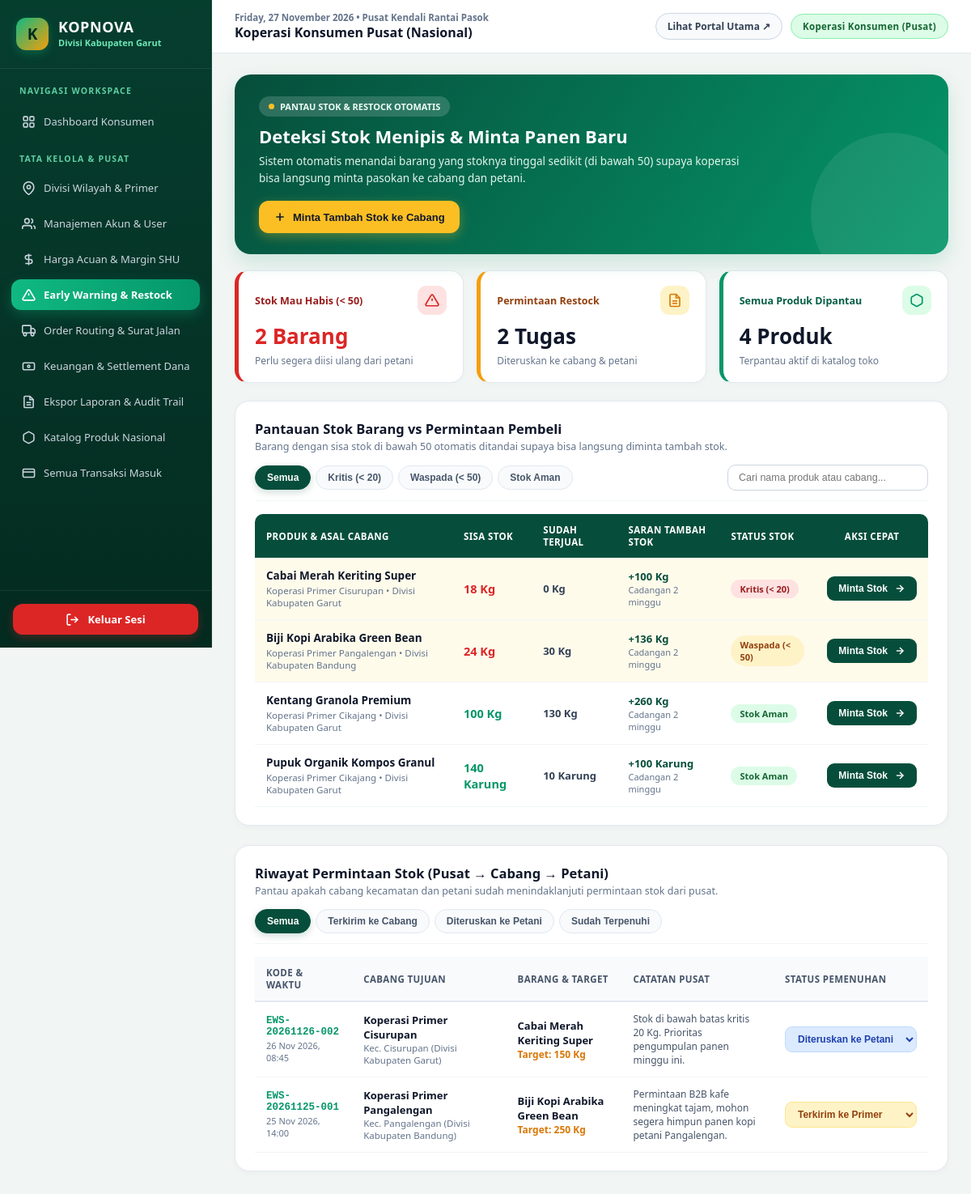
The app's page /modules/early_warning/index.php (signed in) with its own data.
### tables this page shows
CREATE TABLE `produk_etalase` (
  `id_produk` int(11) NOT NULL,
  `id_divisi` int(11) NOT NULL,
  `id_primer` int(11) NOT NULL,
  `kode_produk` varchar(20) NOT NULL,
  `nama_produk` varchar(100) NOT NULL,
  `kategori` enum('Komoditas Tanaman','Saprodi','Alsintan','Produk Olahan','Produk Lainnya') NOT NULL,
  `harga_jual` decimal(12,2) NOT NULL,
  `stok` int(11) NOT NULL DEFAULT 0,
  `satuan` varchar(20) NOT NULL,
  `foto_produk` varchar(255) DEFAULT 'default.jpg',
  `deskripsi` text DEFAULT NULL,
  `created_at` timestamp NOT NULL DEFAULT current_timestamp()
);

CREATE TABLE `koperasi_primer` (
  `id_primer` int(11) NOT NULL,
  `id_divisi` int(11) NOT NULL,
  `kode_primer` varchar(20) NOT NULL,
  `nama_koperasi` varchar(100) NOT NULL,
  `kecamatan` varchar(100) NOT NULL,
  `ketua_koperasi` varchar(100) NOT NULL
);

CREATE TABLE `divisi_wilayah` (
  `id_divisi` int(11) NOT NULL,
  `kode_divisi` varchar(20) NOT NULL,
  `nama_divisi` varchar(100) NOT NULL,
  `provinsi` varchar(100) NOT NULL,
  `created_at` timestamp NOT NULL DEFAULT current_timestamp()
);

CREATE TABLE `instruksi_pasokan` (
  `id_instruksi` int(11) NOT NULL,
  `kode_instruksi` varchar(30) NOT NULL,
  `id_primer` int(11) NOT NULL,
  `nama_komoditas` varchar(100) NOT NULL,
  `kategori` enum('Komoditas Tanaman','Saprodi','Alsintan','Produk Olahan','Produk Lainnya') NOT NULL,
  `target_jumlah` int(11) NOT NULL,
  `satuan` varchar(20) NOT NULL,
  `tingkat_urgensi` enum('Kritis (< 20)','Waspada (< 50)','Prediksi Musiman') DEFAULT 'Waspada (< 50)',
  `catatan_pusat` text DEFAULT NULL,
  `status_instruksi` enum('Terkirim ke Primer','Diteruskan ke Petani','Terpenuhi') DEFAULT 'Terkirim ke Primer',
  `created_at` datetime DEFAULT current_timestamp()
);

### modules/early_warning/index.php (the view, shortened to what the rows shown need)
<?php
require_once '../../includes/header.php';
require_once '../../includes/sidebar.php';
if (in_array($role, ['primer', 'petani'], true)) {
    $stmtProd = $pdo->prepare("SELECT pr.*, kp.nama_koperasi, kp.kecamatan, d.nama_divisi,
                               COALESCE((SELECT SUM(oi.qty) FROM order_items oi WHERE oi.id_produk = pr.id_produk), 0) AS total_terjual
                               FROM produk_etalase pr
                               JOIN koperasi_primer kp ON pr.id_primer = kp.id_primer
                               JOIN divisi_wilayah d ON pr.id_divisi = d.id_divisi
                               WHERE pr.id_primer = ?
                               ORDER BY pr.stok ASC, total_terjual DESC");
    $stmtProd->execute([(int)($user['id_primer'] ?? 0)]);
    $produk_analisis = $stmtProd->fetchAll();
} else {
    $produk_analisis = $pdo->query("SELECT pr.*, kp.nama_koperasi, kp.kecamatan, d.nama_divisi,
                                    COALESCE((SELECT SUM(oi.qty) FROM order_items oi WHERE oi.id_produk = pr.id_produk), 0) AS total_terjual
                                    FROM produk_etalase pr
                                    JOIN koperasi_primer kp ON pr.id_primer = kp.id_primer
                                    JOIN divisi_wilayah d ON pr.id_divisi = d.id_divisi
                                    ORDER BY pr.stok ASC, total_terjual DESC")->fetchAll();
}
if (in_array($role, ['primer', 'petani'], true)) {
    $stmtIns = $pdo->prepare("SELECT ip.*, kp.nama_koperasi, kp.kecamatan, d.nama_divisi
                              FROM instruksi_pasokan ip
                              JOIN koperasi_primer kp ON ip.id_primer = kp.id_primer
                              JOIN divisi_wilayah d ON kp.id_divisi = d.id_divisi
                              WHERE ip.id_primer = ? ORDER BY ip.id_instruksi DESC");
    $stmtIns->execute([(int)($user['id_primer'] ?? 0)]);
    $instruksi_list = $stmtIns->fetchAll();
} else {
    $instruksi_list = $pdo->query("SELECT ip.*, kp.nama_koperasi, kp.kecamatan, d.nama_divisi
                                   FROM instruksi_pasokan ip
                                   JOIN koperasi_primer kp ON ip.id_primer = kp.id_primer
                                   JOIN divisi_wilayah d ON kp.id_divisi = d.id_divisi
                                   ORDER BY ip.id_instruksi DESC")->fetchAll();
}
?>
<div class="ews-hero" style="background:linear-gradient(125deg, #064E3B 0%, #059669 100%); border-radius:20px; padding:26px 30px; color:#FFFFFF; margin-bottom:20px; display:flex; justify-content:space-between; align-items:center; flex-wrap:wrap; gap:18px; box-shadow:0 10px 25px rgba(5, 150, 105, 0.16); position:relative; overflow:hidden;">
    <div style="max-width:620px; position:relative; z-index:2;">
        <h2 class="ews-hero-title" style="margin:0 0 6px; font-size:22px; font-weight:800; line-height:1.3;">
            Deteksi Stok Menipis &amp; Minta Panen Baru
        </h2>
    </div>
</div>
<div class="ews-card" style="padding:22px 24px; margin-bottom:24px;">
    <div>
        <table class="ews-responsive-table" style="width:100%; border-collapse:collapse; text-align:left; font-size:13px;">
            <thead>
                <tr style="background:#064E3B; color:#FFFFFF; font-size:11.5px; text-transform:uppercase; letter-spacing:0.4px;">
                    <th style="padding:12px 14px; border-radius:10px 0 0 0;">Produk &amp; Asal Cabang</th>
                    <th style="padding:12px 14px;">Sisa Stok</th>
                    <th style="padding:12px 14px;">Sudah Terjual</th>
                    <th style="padding:12px 14px;">Saran Tambah Stok</th>
                    <th style="padding:12px 14px;">Status Stok</th>
                    <?php if ($role === 'konsumen'): ?>
                        <th style="padding:12px 14px; text-align:center; border-radius:0 10px 0 0;">Aksi Cepat</th>
                    <?php endif; ?>
                </tr>
            </thead>
            <tbody>
                <?php foreach ($produk_analisis as $pa):
                    $stok = (int)$pa['stok'];
                    $terjual = (int)$pa['total_terjual'];
                    $rekomendasi_panen = max(100, ($terjual * 2) + (100 - $stok));
                    if ($stok < 20) {
                        $lvl_code = 'KRITIS';
                        $lvl_bg = '#FEE2E2'; $lvl_col = '#991B1B'; $lvl_txt = 'Kritis (< 20)';
                    } elseif ($stok < 50) {
                        $lvl_code = 'WASPADA';
                        $lvl_bg = '#FEF3C7'; $lvl_col = '#92400E'; $lvl_txt = 'Waspada (< 50)';
                    } else {
                        $lvl_code = 'AMAN';
                        $lvl_bg = '#DCFCE7'; $lvl_col = '#166534'; $lvl_txt = 'Stok Aman';
                    }
                    $modalPayload = json_encode([
                        "id_primer"      => (int)$pa["id_primer"],
                        "nama_komoditas" => $pa["nama_produk"],
                        "kategori"       => $pa["kategori"],
                        "satuan"         => $pa["satuan"],
                        "target"         => $rekomendasi_panen,
                        "urgensi"        => $stok < 20 ? "Kritis (< 20)" : "Waspada (< 50)"
                    ], JSON_HEX_TAG | JSON_HEX_APOS | JSON_HEX_QUOT | JSON_HEX_AMP);
                ?>
                <tr class="ews-row-hover ews-mobile-card stock-data-row <?= $stok < 50 ? 'is-low-stock' : '' ?>" data-level="<?= $lvl_code ?>" style="border-bottom:1px solid #F1F5F9; background:<?= $stok < 50 ? '#FFFBEB' : '#FFFFFF' ?>;">
                    <td class="td-card-header" style="padding:13px 14px;">
                        <div>
                            <div style="font-weight:800; color:#0F172A; font-size:13.5px;"><?= htmlspecialchars($pa['nama_produk']) ?></div>
                            <div style="font-size:11.5px; color:#64748B; margin-top:2px;"><?= htmlspecialchars($pa['nama_koperasi']) ?> • <?= htmlspecialchars($pa['nama_divisi']) ?></div>
                        </div>
                    </td>
                    <td data-label="Sisa Stok" style="padding:13px 14px;">
                        <span style="font-size:14.5px; font-weight:900; color:<?= $stok < 50 ? '#DC2626' : '#059669' ?>; font-variant-numeric:tabular-nums;">
                            <?= number_format($stok, 0, ',', '.') ?> <?= htmlspecialchars($pa['satuan']) ?>
                        </span>
                    </td>
                    <td data-label="Sudah Terjual" style="padding:13px 14px; font-weight:700; color:#334155;">
                        <?= number_format($terjual, 0, ',', '.') ?> <?= htmlspecialchars($pa['satuan']) ?>
                    </td>
                    <td data-label="Saran Tambah" style="padding:13px 14px;">
                        <div>
                            <span style="font-weight:800; color:#064E3B;">+<?= number_format($rekomendasi_panen, 0, ',', '.') ?> <?= htmlspecialchars($pa['satuan']) ?></span>
                            <div style="font-size:11px; color:#64748B;">Cadangan 2 minggu</div>
                        </div>
                    </td>
                    <td data-label="Status Stok" style="padding:13px 14px;">
                        <span style="background:<?= $lvl_bg ?>; color:<?= $lvl_col ?>; padding:4px 11px; border-radius:99px; font-size:11px; font-weight:800; display:inline-block;">
                            <?= $lvl_txt ?>
                        </span>
                    </td>
                    <?php if ($role === 'konsumen'): ?>
                    <td data-label="Tindakan" class="td-card-action" style="padding:13px 14px; text-align:center;">
                        <button type="button" onclick='openInstruksiModal(<?= $modalPayload ?>)' class="ews-btn" style="background:#064E3B; color:#FFFFFF; padding:8px 14px; border-radius:9px; font-weight:700; font-size:12px;">
                            <span>Minta Stok</span>
                            <svg width="14" height="14" viewBox="0 0 24 24" fill="none" stroke="currentColor" stroke-width="2.4"><line x1="5" y1="12" x2="19" y2="12"/><polyline points="12 5 19 12 12 19"/></svg>
                        </button>
                    </td>
                    <?php endif; ?>
                </tr>
                <?php endforeach; ?>
            </tbody>
        </table>
    </div>
</div>
<div class="ews-card" style="padding:22px 24px;">
    <div>
        <table class="ews-responsive-table" style="width:100%; border-collapse:collapse; text-align:left; font-size:13px;">
            <thead>
                <tr style="background:#F8FAFC; border-bottom:2px solid #E2E8F0; color:#475569; font-size:11.5px; text-transform:uppercase; letter-spacing:0.4px;">
                    <th style="padding:12px 14px;">Kode &amp; Waktu</th>
                    <th style="padding:12px 14px;">Cabang Tujuan</th>
                    <th style="padding:12px 14px;">Barang &amp; Target</th>
                    <th style="padding:12px 14px;">Catatan Pusat</th>
                    <th style="padding:12px 14px;">Status Pemenuhan</th>
                </tr>
            </thead>
            <tbody>
                <?php foreach ($instruksi_list as $ins):
                    $st_ins = $ins['status_instruksi'];
                    $sel_bg = '#FEF3C7'; $sel_col = '#92400E'; $sel_bdr = '#FDE68A';
                    if ($st_ins === 'Diteruskan ke Petani') { $sel_bg = '#DBEAFE'; $sel_col = '#1E40AF'; $sel_bdr = '#BFDBFE'; }
                    elseif ($st_ins === 'Terpenuhi')        { $sel_bg = '#DCFCE7'; $sel_col = '#166534'; $sel_bdr = '#BBF7D0'; }
                ?>
                <tr class="ews-row-hover ews-mobile-card ins-data-row" data-status="<?= htmlspecialchars($st_ins) ?>" style="border-bottom:1px solid #F1F5F9;">
                    <td class="td-card-header" style="padding:12px 14px;">
                        <div>
                            <div style="font-weight:800; color:#059669; font-family:monospace; font-size:12.5px;"><?= htmlspecialchars($ins['kode_instruksi']) ?></div>
                            <div style="font-size:11px; color:#64748B; margin-top:2px;"><?= date('d M Y, H:i', strtotime($ins['created_at'])) ?></div>
                        </div>
                    </td>
                    <td data-label="Cabang Tujuan" style="padding:12px 14px;">
                        <div>
                            <div style="font-weight:700; color:#0F172A;"><?= htmlspecialchars($ins['nama_koperasi']) ?></div>
                            <div style="font-size:11.5px; color:#64748B;">Kec. <?= htmlspecialchars($ins['kecamatan']) ?> (<?= htmlspecialchars($ins['nama_divisi']) ?>)</div>
                        </div>
                    </td>
                    <td data-label="Barang & Target" style="padding:12px 14px;">
                        <div>
                            <div style="font-weight:800; color:#0F172A;"><?= htmlspecialchars($ins['nama_komoditas']) ?></div>
                            <div style="font-size:12px; color:#D97706; font-weight:700;">Target: <?= number_format($ins['target_jumlah'], 0, ',', '.') ?> <?= htmlspecialchars($ins['satuan']) ?></div>
                        </div>
                    </td>
                    <td data-label="Catatan" style="padding:12px 14px; font-size:12px; color:#475569; max-width:250px;">
                        <?= htmlspecialchars($ins['catatan_pusat'] ?: 'Segera koordinasikan panen dengan kelompok tani binaan.') ?>
                    </td>
                    <td data-label="Ubah Status Progres" class="td-card-action" style="padding:12px 14px;">
                        <?php if (in_array($role, ['konsumen', 'primer'], true)): ?>
                            <form method="POST" style="margin:0;">
                                <select name="status_instruksi" onchange="this.form.submit()" style="padding:7px 11px; border-radius:9px; border:1px solid <?= $sel_bdr ?>; font-size:12px; font-weight:800; background:<?= $sel_bg ?>; color:<?= $sel_col ?>; cursor:pointer; outline:none;">
                                    <?php foreach (['Terkirim ke Primer', 'Diteruskan ke Petani', 'Terpenuhi'] as $st): ?>
                                        <option value="<?= $st ?>" <?= $st_ins === $st ? 'selected' : '' ?>><?= $st ?></option>
                                    <?php endforeach; ?>
                                </select>
                            </form>
                        <?php else: ?>
                            <span style="background:<?= $sel_bg ?>; color:<?= $sel_col ?>; padding:5px 11px; border-radius:99px; font-size:11.5px; font-weight:800; display:inline-block;">
                                <?= htmlspecialchars($st_ins) ?>
                            </span>
                        <?php endif; ?>
                    </td>
                </tr>
                <?php endforeach; ?>
            </tbody>
        </table>
    </div>
</div>
<?php require_once '../../includes/footer.php'; ?>

### records on screen
produk_etalase: nama_produk "Cabai Merah Keriting Super", id_primer.nama_koperasi "Koperasi Primer Cisurupan", id_divisi.nama_divisi "Divisi Kabupaten Garut", stok "18", satuan "Kg", terjual "0", rekomendasi_panen "100", stok "Kritis (< 20)"
produk_etalase: nama_produk "Biji Kopi Arabika Green Bean", id_primer.nama_koperasi "Koperasi Primer Pangalengan", id_divisi.nama_divisi "Divisi Kabupaten Bandung", stok "24", satuan "Kg", terjual "30", rekomendasi_panen "136", stok "Waspada (< 50)"
produk_etalase: nama_produk "Kentang Granola Premium", id_primer.nama_koperasi "Koperasi Primer Cikajang", id_divisi.nama_divisi "Divisi Kabupaten Garut", stok "100", satuan "Kg", terjual "130", rekomendasi_panen "260", stok "Stok Aman"
produk_etalase: nama_produk "Pupuk Organik Kompos Granul", id_primer.nama_koperasi "Koperasi Primer Cikajang", id_divisi.nama_divisi "Divisi Kabupaten Garut", stok "140", satuan "Karung", terjual "10", rekomendasi_panen "100", stok "Stok Aman"
instruksi_pasokan: kode_instruksi "EWS-20261126-002", created_at "26 Nov 2026, 08:45", id_primer.nama_koperasi "Koperasi Primer Cisurupan", id_primer.kecamatan "Cisurupan", divisi_wilayah.nama_divisi "Divisi Kabupaten Garut", nama_komoditas "Cabai Merah Keriting Super", target_jumlah "150", satuan "Kg", catatan_pusat "Stok di bawah batas kritis 20 Kg. Prioritas pengumpulan panen minggu ini.", status_instruksi "Diteruskan ke Petani"
instruksi_pasokan: kode_instruksi "EWS-20261125-001", created_at "25 Nov 2026, 14:00", id_primer.nama_koperasi "Koperasi Primer Pangalengan", id_primer.kecamatan "Pangalengan", divisi_wilayah.nama_divisi "Divisi Kabupaten Bandung", nama_komoditas "Biji Kopi Arabika Green Bean", target_jumlah "250", satuan "Kg", catatan_pusat "Permintaan B2B kafe meningkat tajam, mohon segera himpun panen kopi petani Pangalengan.", status_instruksi "Terkirim ke Primer"

### other values on screen
$user['nama_divisi'] "Divisi Kabupaten Garut"
$role "Konsumen"
$user['nama_lengkap'] "Koperasi Konsumen Pusat (Nasional)"
$role_badge "Koperasi Konsumen (Pusat)"
count($stok_kritis) "2"
count($instruksi_list) "2"
count($produk_analisis) "4"
